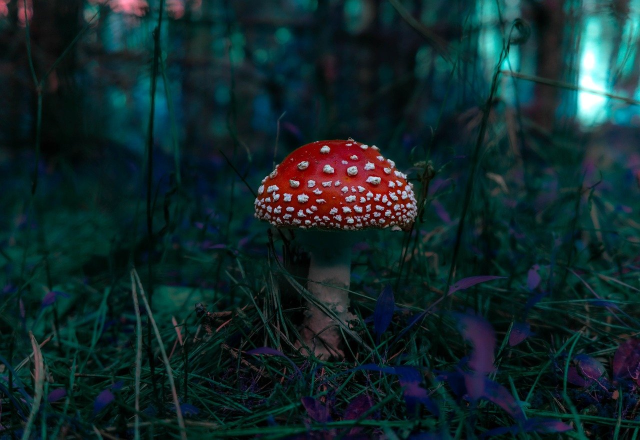
#> input picture notebooks/mushroom.jpg, 1280 x 879 px (shown at 1/2 size)
$ python thumbnail.py mushroom.jpg
#> lines starting #> are read from the running program, lines starting #| are printed output that depends on the picture
from PIL import Image
import sys
filename = sys.argv[1]


thumb_filename = filename.replace(".jpg", "small.jpg")

img = Image.open(filename)
#> img is the input picture: PIL image 1280x879 RGB; mean R, G, B 17.6, 39.6, 42.2
img.thumbnail((100,100))
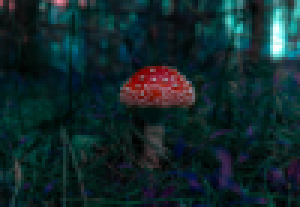
#> img: PIL image 100x69 RGB (shown 3 times larger); mean R, G, B 17.5, 39.6, 42.2
img.save(thumb_filename)
print("created thumbnail", thumb_filename)
